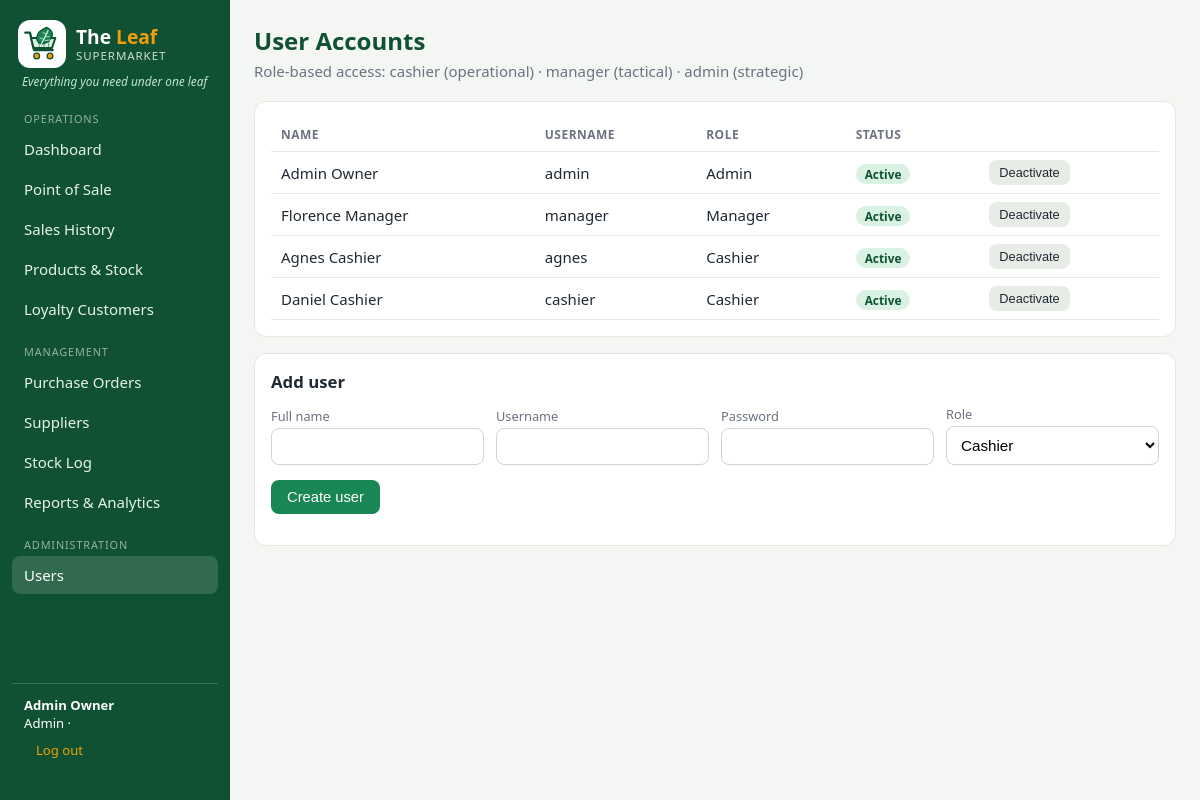
/users.php (signed in), run on the app's committed database.
### tables this page shows
CREATE TABLE `users` (
  `user_id` int(11) NOT NULL AUTO_INCREMENT,
  `full_name` varchar(100) NOT NULL,
  `username` varchar(50) NOT NULL,
  `password_hash` varchar(255) NOT NULL,
  `role` enum('admin','manager','cashier') NOT NULL,
  `active` tinyint(1) NOT NULL DEFAULT 1,
  PRIMARY KEY (`user_id`),
  UNIQUE KEY `username` (`username`)
);

### includes/bootstrap.php (called while the page is built, shortened)
<?php
function cfg() { static $c; return $c ??= require __DIR__ . '/../config.php'; }
function db(): PDO {
    static $pdo;
    if (!$pdo) {
        $c = cfg();
        $pdo = new PDO("mysql:host={$c['host']};port={$c['port']};dbname={$c['name']};charset=utf8mb4", $c['user'], $c['pass'], [
            PDO::ATTR_ERRMODE => PDO::ERRMODE_EXCEPTION,
            PDO::ATTR_DEFAULT_FETCH_MODE => PDO::FETCH_ASSOC,
            PDO::ATTR_EMULATE_PREPARES => false,
        ]);
    }
    return $pdo;
}
function run($sql, $a = []) { $s = db()->prepare($sql); $s->execute($a); return $s; }
function q($sql, $a = []) { return run($sql, $a)->fetchAll(); }
function e($v) { return htmlspecialchars((string)$v, ENT_QUOTES, 'UTF-8'); }
function user() { return $_SESSION['user'] ?? null; }
function is_mgr() { return in_array(user()['role'] ?? '', MGR, true); }
require_once __DIR__ . '/layout.php';

### users.php (the view, shortened to what this page needs)
<?php
require 'includes/bootstrap.php'; require_login(ADM);
$rows = q('SELECT * FROM users ORDER BY role, full_name');
render_head('Users'); ?>
<h1>User Accounts</h1><p class="sub">Role-based access: cashier (operational) · manager (tactical) · admin (strategic)</p>
<div class="card"><table><tr><th>Name</th><th>Username</th><th>Role</th><th>Status</th><th></th></tr>
<?php foreach ($rows as $u): ?><tr><td><?= e($u['full_name']) ?></td><td><?= e($u['username']) ?></td><td><?= e(ucfirst($u['role'])) ?></td><td><span class="badge <?= $u['active'] ? 'b-green' : 'b-red' ?>"><?= $u['active'] ? 'Active' : 'Disabled' ?></span></td>
<td><form method="post"><button class="btn sec sm"><?= $u['active'] ? 'Deactivate' : 'Activate' ?></button></form></td></tr><?php endforeach; ?></table></div>
<form class="card" method="post"><?= csrf_field() ?><h2>Add user</h2><div class="form"><div><label>Full name</label><input name="full_name" required></div><div><label>Username</label><input name="username" required></div><div><label>Password</label><input name="password" type="password" required minlength="6"></div>
<div><label>Role</label><select name="role"><option value="cashier">Cashier</option><option value="manager">Manager</option><option value="admin">Admin</option></select></div></div><p><button>Create user</button></p></form>
<?php render_foot();

### includes/layout.php (shortened to what this page needs)
<?php
function nav($file, $label, $also = []) {
    $cur = basename($_SERVER['SCRIPT_NAME']);
    $on = ($cur === $file || in_array($cur, $also, true)) ? ' class="on"' : '';
    echo "<a$on href=\"$file\">$label</a>";
}
function render_head($title = '', $bare = false) {
    echo '<!doctype html><html lang="en"><head><meta charset="utf-8"><meta name="viewport" content="width=device-width,initial-scale=1">';
    echo '<link rel="icon" href="' . e(cfg()['logo']) . '"><title>' . e($title ? "$title · " . BRAND : BRAND) . '</title><link rel="stylesheet" href="assets/style.css"></head><body>';
    $u = user();
    echo '<div class="layout"><nav class="side"><div class="brand">' . logo_html() . '<div class="bname">The <span>Leaf</span><small>Supermarket</small></div></div><div class="slogan">' . e(SLOGAN) . '</div>';
    echo '<div class="grp">Operations</div>';
    nav('dashboard.php', 'Dashboard'); nav('pos.php', 'Point of Sale'); nav('sales.php', 'Sales History', ['receipt.php']);
    if (is_mgr()) {
        echo '<div class="grp">Management</div>';
    }
    if ($u['role'] === 'admin') { echo '<div class="grp">Administration</div>'; nav('users.php', 'Users'); }
    echo '<div class="who"><b>' . e($u['name']) . '</b>' . e(ucfirst($u['role'])) . ' · <a href="logout.php" style="color:var(--amber)">Log out</a></div></nav><main>';
}
function render_foot() { echo '</main></div><script src="assets/app.js"></script></body></html>'; }
function logo_html($class = '') {
    $path = cfg()['logo'] ?? '';
    if ($path && file_exists(__DIR__ . '/../' . $path)) return '<span class="logo ' . $class . '"><img src="' . e($path) . '" alt="' . e(BRAND) . ' logo"></span>';
    return '<span class="logo empty ' . $class . '">LOGO</span>';
}

### assets/style.css (style rules this page uses)
:root { --green:#0f5132;--green2:#198754;--amber:#f59e0b;--bg:#f4f6f3;--card:#fff;--ink:#1f2933;--mute:#6b7280;--line:#e5e7e0;--red:#c0392b }
* { box-sizing:border-box }
body { margin:0;font-family:system-ui,-apple-system,Segoe UI,Roboto,sans-serif;background:var(--bg);color:var(--ink);font-size:15px }
a { color:var(--green2);text-decoration:none }
.layout { display:flex;min-height:100vh }
.side { width:230px;background:var(--green);color:#fff;padding:18px 12px;position:sticky;top:0;height:100vh;display:flex;flex-direction:column }
.brand { display:flex;gap:10px;align-items:center;font-weight:800;font-size:1.2rem;padding:2px 6px 6px;line-height:1.1 }
.brand span { color:var(--amber) }
.brand small { display:block;font-weight:400;font-size:.72rem;opacity:.8;margin-top:3px;letter-spacing:.08em;text-transform:uppercase }
.side a { display:block;color:#e7f3ec;padding:9px 12px;border-radius:8px;margin-bottom:2px }
.side a:hover,.side a.on { background:rgba(255,255,255,.14);color:#fff }
.side .grp { font-size:.68rem;text-transform:uppercase;letter-spacing:.08em;opacity:.55;margin:14px 12px 4px }
.who { margin-top:auto;padding:12px;font-size:.82rem;border-top:1px solid rgba(255,255,255,.18) }
.who b { display:block }
main { flex:1;padding:24px;max-width:1200px;min-width:0 }
h1 { margin:0 0 4px;font-size:1.5rem;color:var(--green) }
.sub { color:var(--mute);margin:0 0 20px }
h2 { font-size:1.05rem;margin:0 0 12px }
.card { background:var(--card);border:1px solid var(--line);border-radius:12px;padding:16px;margin-bottom:16px;overflow-x:auto }
table { width:100%;border-collapse:collapse }
th,td { text-align:left;padding:8px 10px;border-bottom:1px solid var(--line);white-space:nowrap }
th { font-size:.75rem;text-transform:uppercase;letter-spacing:.04em;color:var(--mute) }
.btn,button { background:var(--green2);color:#fff;border:0;border-radius:8px;padding:9px 16px;font-size:.92rem;cursor:pointer;display:inline-block }
.btn.sec { background:#e8ece6;color:var(--ink) }
.btn.sm,button.sm { padding:5px 10px;font-size:.8rem }
input,select { padding:9px 10px;border:1px solid #cfd6cb;border-radius:8px;font-size:.95rem;background:#fff;width:100% }
label { font-size:.8rem;color:var(--mute);display:block;margin-bottom:3px }
.form { display:grid;grid-template-columns:repeat(auto-fit,minmax(200px,1fr));gap:12px;align-items:end }
.badge { padding:2px 9px;border-radius:99px;font-size:.74rem;font-weight:600;background:#e8ece6 }
.b-green { background:#d9f2e3;color:var(--green) }
.logo { display:inline-flex;align-items:center;justify-content:center;width:48px;height:48px;flex:none;background:#fff;border-radius:12px;padding:4px;overflow:hidden }
.logo img { width:100%;height:100%;object-fit:contain }
.slogan { font-size:.74rem;font-style:italic;color:#bfe3cf;padding:0 8px 8px 10px;line-height:1.3 }

### data on the page
users: full_name "Admin Owner", role "Admin", username "admin", active "Active"
users: full_name "Florence Manager", username "manager", role "Manager", active "Active"
users: full_name "Agnes Cashier", username "agnes", role "Cashier", active "Active"
users: full_name "Daniel Cashier", username "cashier", role "Cashier", active "Active"

### other printed values
SLOGAN "Everything you need under one leaf"
$label "Dashboard Point of Sale Sales History Products & Stock Loyalty Customers Purchase Orders Suppliers Stock Log Reports & Analytics Users"
